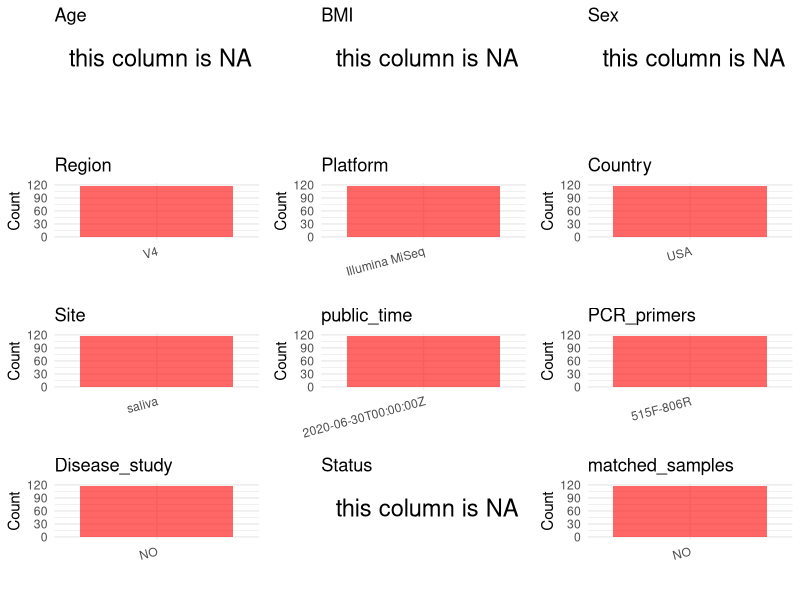

Write the R code that produced this figure. (Note: this script raises an error after producing the figure.)
## ---- chunk 1
# Load necessary libraries
library(dplyr)
library(ggplot2)
library(cowplot)
library(stringr)

# Set working directory (update this path to your local directory)
setwd("/home/hby/oral_project/PRJNA634162")

# Read the initial metadata files
initial_meta <- read.csv("SraRunTable.csv", header = T)

# Combine the two metadata files
# meta <- rbind(initial_meta, initial_meta1)

# Remove entries non-oral samples
# initial_meta <- subset(initial_meta,isolate %in% c("saliva","tongue coat"))

# Check the number of samples containing "HT" in Sample.Name (e.g., healthy controls)
# nrow(subset(meta, grepl("HT", Sample.Name)))

# Display the first few rows of the metadata
head(initial_meta)
## ---- chunk 2
# Create a uniform metadata dataframe
metadata <- data.frame(
  BioProject = initial_meta$BioProject,
  Run = initial_meta$Run,
  sample_name = initial_meta$SampleID,
  Platform = initial_meta$Instrument,
  public_time = initial_meta$ReleaseDate,
  Region = initial_meta$target_subfragment,
  Country = initial_meta$geo_loc_name,
  Sex = NA,
  Age = NA,
  BMI = NA,
  Status = NA
)
## ---- chunk 3
# Add information obtained from the publication
metadata$Site <- "saliva"
metadata$PCR_primers <- "515F-806R"
metadata$title <- "Comparison of Oral Microbiota Collected Using Multiple Methods and Recommendations for New Epidemiologic Studies"
metadata$Disease_study <- "NO"
metadata$matched_samples <- "NO"
## ---- chunk 4
# Check the number of unique runs and sample names
print(paste("Number of unique runs:", length(unique(metadata$Run))))
print(paste("Number of unique sample names:", length(unique(metadata$sample_name))))
## ---- chunk 5
# Select columns for visualization
plot_data <- metadata %>%
  select(-BioProject, -Run, -sample_name, -title)

# Function to create simple plots for each column
create_simple_plots <- function(data) {
  plots <- list()

  for (col in colnames(data)) {
    # Check if the column is all NA
    if (all(is.na(data[[col]]))) {
      # Create an empty plot with text indicating all NA
      p <- ggplot() +
        annotate("text", x = 0.5, y = 0.5, label = "this column is NA", size = 6) +
        labs(title = col) +
        theme_void()
    } else if (is.numeric(data[[col]])) {
      # Numeric variable: histogram
      p <- ggplot(data, aes(x = .data[[col]])) +
        geom_histogram(fill = "blue", alpha = 0.6, bins = 20, na.rm = TRUE) +
        labs(title = col) +
        theme_minimal()
    } else {
      # Categorical variable: bar plot (remove NA values)
      count_data <- as.data.frame(table(data[[col]], useNA = "ifany"))
      p <- ggplot(count_data, aes(x = reorder(Var1, -Freq), y = Freq)) +
        geom_col(fill = "red", alpha = 0.6) +
        labs(title = col, x = NULL, y = "Count") +
        theme_minimal() +
        theme(axis.text.x = element_text(angle = 15, hjust = 1))
    }
    plots[[col]] <- p
  }

  return(plots)
}

# Generate and arrange plots
plots <- create_simple_plots(plot_data)
p <- plot_grid(plots$Age,
  plots$BMI,
  plots$Sex,
  plots$Region,
  plots$Platform,
  plots$Country,
  plots$Site,
  plots$public_time,
  plots$PCR_primers,
  plots$Disease_study,
  plots$Status,
  plots$matched_samples, # add
  ncol = 3, align = "hv", axis = "lb"
)
ggsave("Metadata_Summary.png", plot = p, width = 8, height = 6, dpi = 150)
## ---- chunk 6
knitr::include_graphics("Metadata_Summary.png")
## ---- chunk 7
# Reorder columns to match the desired format
metadata <- metadata[, c(
  "BioProject", "Run", "sample_name", "Age", "BMI", "Sex",
  "Region", "Platform", "Country", "Site", "public_time",
  "PCR_primers", "title", "Disease_study", "Status", "matched_samples"
)]

# Export the uniform metadata to a CSV file
write.csv(metadata, file = "metadata.csv", quote = FALSE)
head(metadata)
